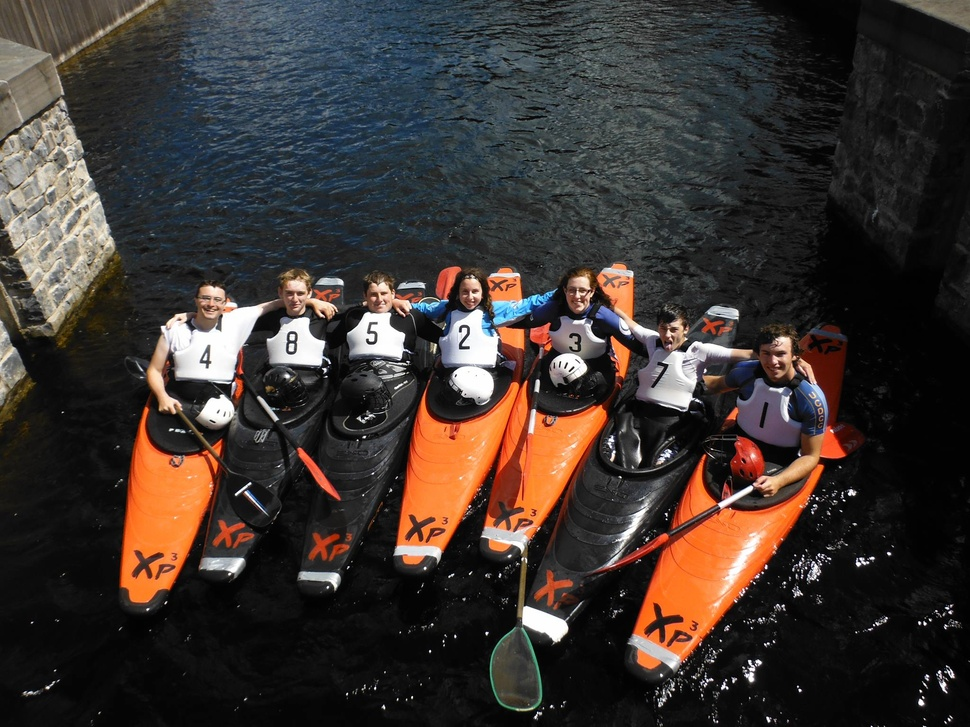
//> input picture test2.jpg, 970 x 727 px, shrunk from 2048 x 1536 before the run
$ ./main test2.jpg   (built with g++ and OpenCV 4)
//> lines starting //> are read from the running program, lines starting //| are printed output that depends on the picture
### mboost.h
#include <iostream>
#include <string>
#include <stdio.h>
#include <stdlib.h>
#include <math.h>
#include <opencv2/core/core.hpp>
#include <opencv2/highgui/highgui.hpp>
#include <opencv2/imgproc/imgproc.hpp>
#include <opencv2/features2d/features2d.hpp>

using namespace std;
using namespace cv;


#ifndef IMAGE_BOOST
#define IMAGE_BOOST

cv::Mat BoostMatrix(cv::Mat image,int order,float sigma);
cv::Mat applyBoostMatrix(cv::Mat image, cv::Mat Mboost);

#endif

### gder.h
/*
*   Creating Gaussian Derivatives for images
*   Evan O'Keeffe
*/

#include <iostream>
#include <string>
#include <stdio.h>
#include <stdlib.h>
#include <math.h>
#include <cfloat>
#include <cmath>
#include <vector>
#include <opencv2/core/core.hpp>
#include <opencv2/highgui/highgui.hpp>
#include <opencv2/imgproc/imgproc.hpp>
#include <opencv2/features2d/features2d.hpp>

#ifndef __GDER_H__
#define __GDER_H__

cv::Mat gder(cv::Mat f, float sigma, int iorder, int jorder);
cv::Mat fill_border(cv::Mat in, int bw);

#endif

### main.h
#include <iostream>
#include <string>
#include <stdio.h>
#include <stdlib.h>
#include <math.h>
#include <opencv2/core/core.hpp>
#include <opencv2/highgui/highgui.hpp>
#include <opencv2/imgproc/imgproc.hpp>
#include <opencv2/features2d/features2d.hpp>

#include "gder.h"

using namespace std;
using namespace cv;

#ifndef IMAGE_BOOST
#define IMAGE_BOOST

cv::Mat BoostMatrix(cv::Mat image,int order,float sigma);
cv::Mat applyBoostMatrix(cv::Mat image, cv::Mat Mboost);

#endif

### mboost.cc
/*
*   Created By Evan O'Keeffe
*/

#include "mboost.h"
#include "gder.h"

cv::Mat BoostMatrix(cv::Mat image,int order,float sigma)
{
    cv::Mat R,G,B,colour_planes[3];
    split(image,colour_planes);  // planes[2] is the red channel

    R = colour_planes[2];
    G = colour_planes[1];
    B = colour_planes[0];

    if(order!=0)
    {
        //apply first gaussian derivative to each channel
        cv::Mat rx,ry,gx,gy,bx,by;
        rx = gder(R,sigma,1,0);
        ry = gder(R,sigma,0,1);
        cv::filter2D(R, R, R.depth() , rx, cv::Point(-1,-1), 0.0, cv::BORDER_DEFAULT);
        cv::filter2D(R, R, R.depth() , ry, cv::Point(-1,-1), 0.0, cv::BORDER_DEFAULT);

        gx = gder(G,sigma,1,0);
        gy = gder(G,sigma,0,1);
        cv::filter2D(G, G, G.depth() , gx, cv::Point(-1,-1), 0.0, cv::BORDER_DEFAULT);
        cv::filter2D(G, G, G.depth() , gy, cv::Point(-1,-1), 0.0, cv::BORDER_DEFAULT);

        bx = gder(B,sigma,1,0);
        by = gder(B,sigma,0,1);
        cv::filter2D(B, B, B.depth() , bx, cv::Point(-1,-1), 0.0, cv::BORDER_DEFAULT);
        cv::filter2D(B, B, B.depth() , by, cv::Point(-1,-1), 0.0, cv::BORDER_DEFAULT);
    }

    cv::Mat M(3,3,CV_64F),W,U,V,S=Mat::zeros(3,3,CV_64F);

    M.at<double>(0,0) = cv::sum(R.mul(R))[0];
    M.at<double>(0,1) = cv::sum(R.mul(G))[0];
    M.at<double>(0,2) = cv::sum(R.mul(B))[0];
    M.at<double>(1,1) = cv::sum(G.mul(G))[0];
    M.at<double>(1,2) = cv::sum(G.mul(B))[0];
    M.at<double>(2,2) = cv::sum(B.mul(B))[0];

    M.at<double>(1,0) = M.at<double>(0,1);
    M.at<double>(2,0) = M.at<double>(0,2);
    M.at<double>(2,1) = M.at<double>(1,2);

    M = M / (image.rows * image.cols);
    //M compared to Matlab results and kinda working
    //error margin exists due to rounding errors in opencv/c++ versus Matlab
    //heavy customization maybe required to reduce error margin

    SVD::compute(M,W,U,V);
    //Put values of W onto Diagonal of S
    double S1 = 1.0/sqrt(W.at<double>(0));
    double S2 = 1.0/sqrt(W.at<double>(1));
    double S3 = 1.0/sqrt(W.at<double>(2));

    //make sure inf doesn't show up in the matrix or
    //just about all elements will become inf
    if(std::isfinite(S1)){S.at<double>(0,0) = S1;}
    if(std::isfinite(S2)){S.at<double>(1,1) = S2;}
    if(std::isfinite(S3)){S.at<double>(2,2) = S3;}

    //mboost = U * (diag(1./diag(sqrt(S)))*V');
    cv::Mat SVt = Mat::ones(3,3,CV_64F);
    cv::Mat result = S*V.t();
    SVt.at<double>(0,0) = result.at<double>(0,0);
    SVt.at<double>(1,1) = result.at<double>(1,1);
    SVt.at<double>(2,2) = result.at<double>(2,2);
    //std::cout<<SVt<<std::endl;
    return U * SVt;
}

cv::Mat applyBoostMatrix(cv::Mat image, cv::Mat Mboost)
{
    cv::Mat R,G,B,colour_planes[3],colour_boost;
    split(image,colour_planes);  // planes[2] is the red channel

    R = colour_planes[2];
    G = colour_planes[1];
    B = colour_planes[0];

    cv::filter2D(R, R, R.depth() , Mboost, cv::Point(-1,-1), 0.0, cv::BORDER_DEFAULT);
    cv::filter2D(G, G, G.depth() , Mboost, cv::Point(-1,-1), 0.0, cv::BORDER_DEFAULT);
    cv::filter2D(B, B, B.depth() , Mboost, cv::Point(-1,-1), 0.0, cv::BORDER_DEFAULT);

    //Put the RGB channels back together
    std::vector<cv::Mat> array_to_merge;
    array_to_merge.push_back(B);
    array_to_merge.push_back(G);
    array_to_merge.push_back(R);
    cv::merge(array_to_merge, colour_boost);

    return colour_boost;
}

### gder.cc
/*
*    Creating Gaussian Derivatives for images
*/

#include "gder.h"

// [43 lines left out: function fill_border, not called in this run]

cv::Mat gder(cv::Mat f, float sigma, int iorder, int jorder)
{
    float break_off_sigma = 3.0;
    float filtersize = floor(break_off_sigma*sigma+0.5);

    //checked the differences, I don't know why it's there ?
    //f = fill_border(f,filtersize);

    int counter=0;
    for(int i=-filtersize;i<=filtersize;i++){counter++;}

    cv::Mat x(1,counter,CV_32F),Gauss(1,counter,CV_32F);
    //verified working against results from Matlab
    for(int i=-filtersize,counter=0;i<=filtersize;i++,counter++)
    {
        x.at<float>(counter) = i;
    }
    //verfied working against results from Matlab
    for(int i=0;i<x.total();i++)
    {
        Gauss.at<float>(i) = (1/(sqrt(2*M_PI)*sigma)*
            exp((x.at<float>(i)*x.at<float>(i))/(-2*sigma*sigma)));
    }

    cv::Mat Gx,Gy,H;
    switch(iorder)
    {
        case 0:
        {
            Gx = Gauss/cv::sum(Gauss)[0];
            break;
        }
        case 1:
        {
            Gx = -( x / (sigma*sigma) ).mul(Gauss);
            Gx = Gx / (cv::sum(x.mul(Gx)))[0];
            break;
        }
        case 2:
        {
            Gx = (( x.mul(x)/pow(sigma,4) ) - (1/pow(sigma,2) )).mul(Gauss);
            Gx = Gx-cv::sum(Gx)[0]/x.cols;

            cv::Mat x2 = x.mul(x);
            cv::multiply(x2,Gx,Gx,1,-1);
            double sum=0.0;
            for(int i=0;i<Gx.total();i++){sum+=Gx.at<float>(i);}
            Gx = Gx/sum;
            break;
        }
    }
    cv::filter2D(f,H,f.depth(),Gx,cv::Point(-1,-1),0.0,cv::BORDER_DEFAULT);

    switch(jorder)
    {
        case 0:
        {
            Gy = Gauss/cv::sum(Gauss)[0];
            break;
        }
        case 1:
        {
            Gy = -(x/(sigma*sigma)).mul(Gauss);
            Gy = Gy / cv::sum(x.mul(Gy))[0];
            break;
        }
        case 2:
        {
            Gy = ((x.mul(x) / pow(sigma,4)) - (1/pow(sigma,2)) ).mul(Gauss);
            Gy = Gy-cv::sum(Gy)[0]/x.cols;

            cv::Mat x2 = x.mul(x);
            cv::multiply(x2,Gy,Gy,1,-1);
            float sum=0.0;
            for(int i=0;i<Gy.total();i++){sum+=Gy.at<float>(i);}
            Gy = Gy/sum;
            break;
        }
    }
    cv::filter2D(f,H,f.depth(),Gy.t(),cv::Point(-1,-1),0.0,cv::BORDER_DEFAULT);

    return H;
}

### main.cc
/**
* Implemented by Evan O'Keeffe
*
*/

#include "main.h"

int main(int argc, char** argv)
{
    cv::Mat img = imread(std::string(argv[1]));
//> img is the input picture: 727 rows x 970 cols, CV_8UC3; mean B, G, R 48.1, 52.3, 60.7
    img.convertTo(img, CV_64FC3);
//> img: 727 rows x 970 cols, CV_64FC3

    std::cout << "Read Image and converted to double" << std::endl;

    cv::Mat mboost = BoostMatrix(img,1,0.5);
//> in BoostMatrix, `split(image,colour_planes);`:
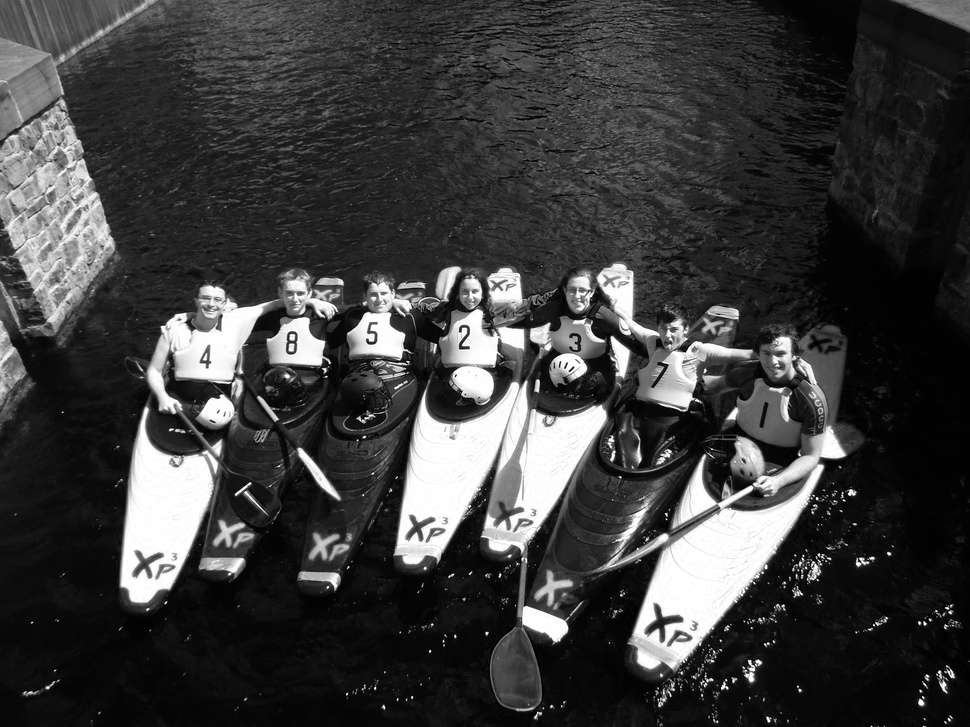
//> colour_planes[2]: 727 rows x 970 cols, CV_64FC1; min 0, max 255, mean 60.7
//> call 2 of gder, with sigma = 0.5, iorder = 0, jorder = 1
//> in gder (call 2), `cv::filter2D(f,H,f.depth(),Gy.t(),cv::Point(-1,-1),0.0,cv::BORDER_DEFA..`:
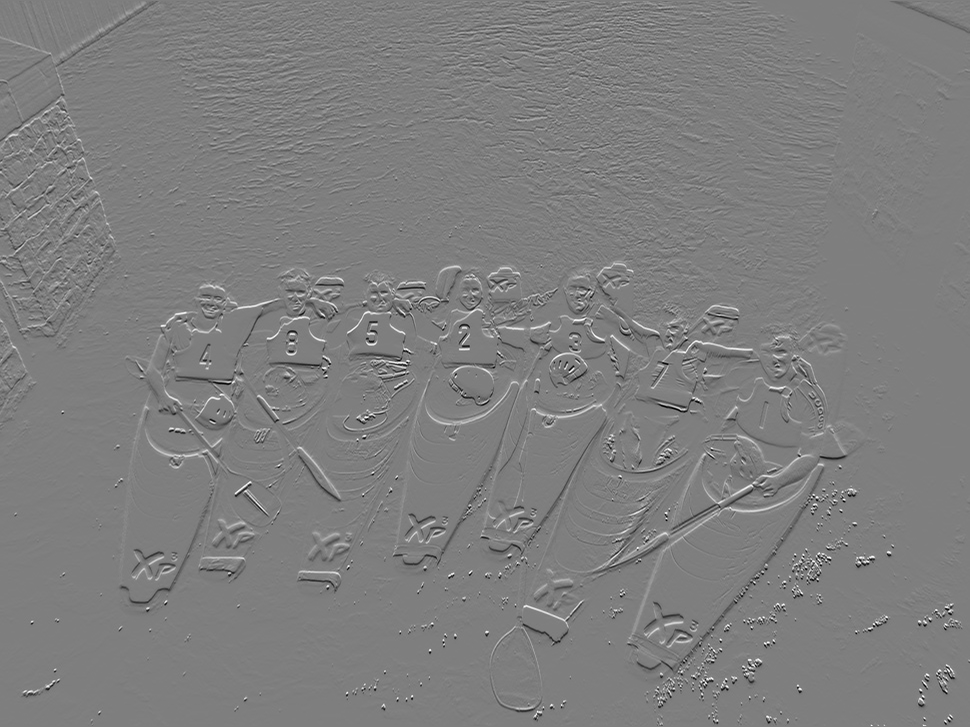
//> H: 727 rows x 970 cols, CV_64FC1; min -125.7, max 126.8, mean -0.1; drawn with min black and max white
//> in BoostMatrix, `cv::filter2D(R, R, R.depth() , ry, cv::Point(-1,-1), 0.0, cv::BORDER_D..`:
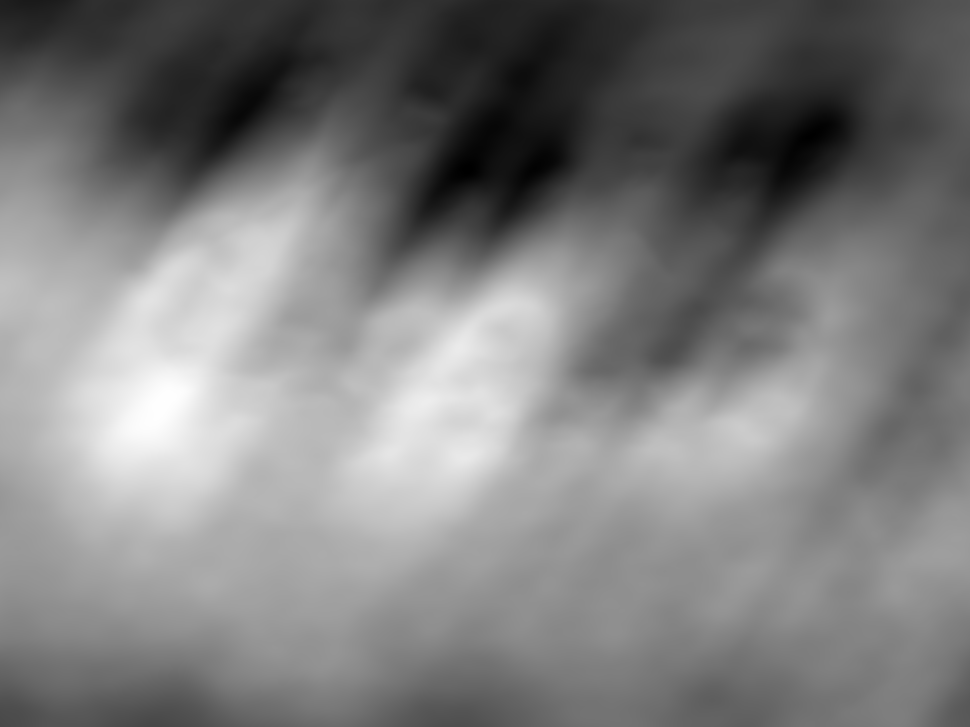
//> R: 727 rows x 970 cols, CV_64FC1; min -1.96e+14, max -4.27e+13, mean -1.2e+14; drawn with min black and max white
//> in BoostMatrix, `cv::filter2D(G, G, G.depth() , gy, cv::Point(-1,-1), 0.0, cv::BORDER_D..`:
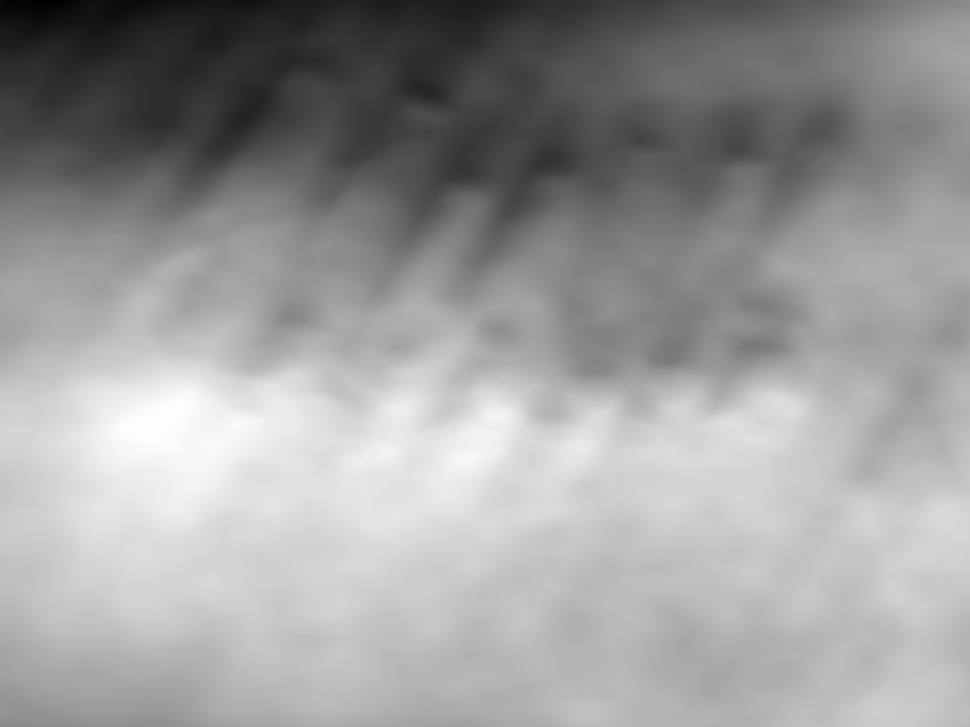
//> G: 727 rows x 970 cols, CV_64FC1; min -1.42e+14, max -6.99e+13, mean -9.79e+13; drawn with min black and max white
//> in BoostMatrix, `cv::filter2D(B, B, B.depth() , by, cv::Point(-1,-1), 0.0, cv::BORDER_D..`:
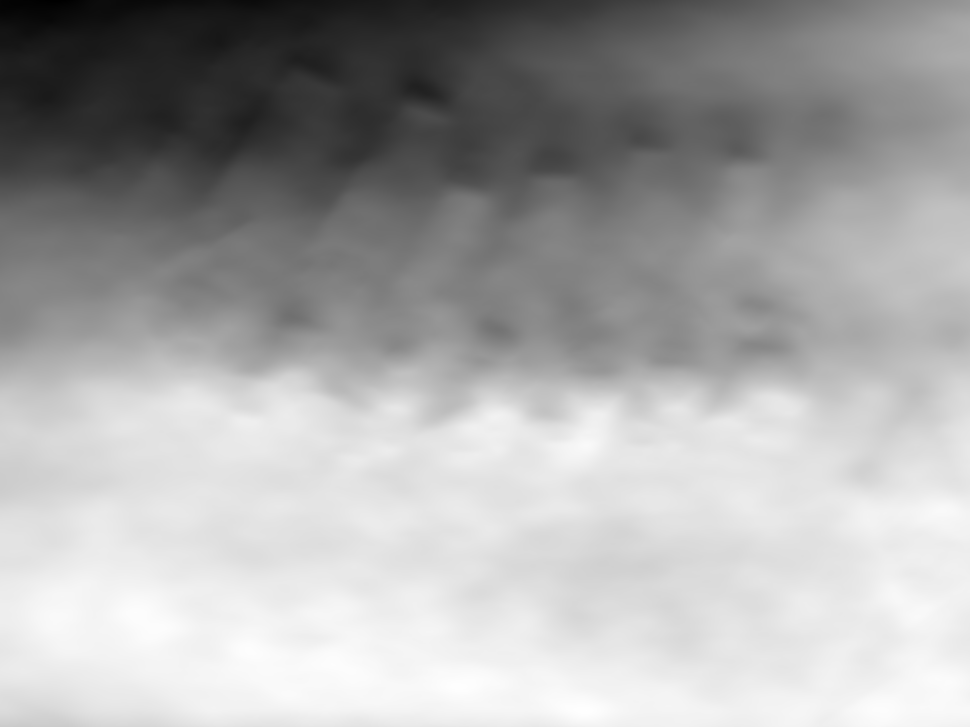
//> B: 727 rows x 970 cols, CV_64FC1; min -1.34e+14, max -6.62e+13, mean -8.91e+13; drawn with min black and max white
//> in BoostMatrix, `M.at<double>(0,0) = cv::sum(R.mul(R))[0];`: M = [[1.1e+34, 0, 0], [0, 0, 0], [0, 0, 0]]
//> in BoostMatrix, `M.at<double>(0,1) = cv::sum(R.mul(G))[0];`: M = [[1.1e+34, 8.62e+33, 0], [0, 0, 0], [0, 0, 0]]
//> in BoostMatrix, `M.at<double>(0,2) = cv::sum(R.mul(B))[0];`: M = [[1.1e+34, 8.62e+33, 7.82e+33], [0, 0, 0], [0, 0, 0]]
//> in BoostMatrix, `M.at<double>(1,1) = cv::sum(G.mul(G))[0];`: M = [[1.1e+34, 8.62e+33, 7.82e+33], [0, 6.94e+33, 0], [0, 0, 0]]
//> in BoostMatrix, `M.at<double>(1,2) = cv::sum(G.mul(B))[0];`: M = [[1.1e+34, 8.62e+33, 7.82e+33], [0, 6.94e+33, 6.35e+33], [0, 0, 0]]
//> in BoostMatrix, `M.at<double>(2,2) = cv::sum(B.mul(B))[0];`: M = [[1.1e+34, 8.62e+33, 7.82e+33], [0, 6.94e+33, 6.35e+33], [0, 0, 5.84e+33]]
//> in BoostMatrix, `M.at<double>(1,0) = M.at<double>(0,1);`: M = [[1.1e+34, 8.62e+33, 7.82e+33], [8.62e+33, 6.94e+33, 6.35e+33], [0, 0, 5.84e+33]]
//> in BoostMatrix, `M.at<double>(2,0) = M.at<double>(0,2);`: M = [[1.1e+34, 8.62e+33, 7.82e+33], [8.62e+33, 6.94e+33, 6.35e+33], [7.82e+33, 0, 5.84e+33]]
//> in BoostMatrix, `M.at<double>(2,1) = M.at<double>(1,2);`: M = [[1.1e+34, 8.62e+33, 7.82e+33], [8.62e+33, 6.94e+33, 6.35e+33], [7.82e+33, 6.35e+33, 5.84e+33]]
//> in BoostMatrix, `M = M / (image.rows * image.cols);`: M = [[1.56e+28, 1.22e+28, 1.11e+28], [1.22e+28, 9.85e+27, 9e+27], [1.11e+28, 9e+27, 8.28e+27]]
//> in BoostMatrix, `SVD::compute(M,W,U,V);`: W = [3.34e+28, 3.08e+26, 1.37e+25]; U = [[0.68, -0.715, 0.162], [0.542, 0.341, -0.768], [0.494, 0.61, 0.619]]; V = [[0.68, 0.542, 0.494], [-0.715, 0.341, 0.61], [0.162, -0.768, 0.619]]
//> in BoostMatrix, `double S1 = 1.0/sqrt(W.at<double>(0));`: S1 = 5.47e-15
//> in BoostMatrix, `double S2 = 1.0/sqrt(W.at<double>(1));`: S2 = 5.7e-14
//> in BoostMatrix, `double S3 = 1.0/sqrt(W.at<double>(2));`: S3 = 2.7e-13
//> in BoostMatrix, `S.at < double >(0, 0)= S1`: S = [[5.47e-15, 0, 0], [0, 0, 0], [0, 0, 0]]
//> in BoostMatrix, `S.at < double >(1, 1)= S2`: S = [[5.47e-15, 0, 0], [0, 5.7e-14, 0], [0, 0, 0]]
//> in BoostMatrix, `S.at < double >(2, 2)= S3`: S = [[5.47e-15, 0, 0], [0, 5.7e-14, 0], [0, 0, 2.7e-13]]
//> in BoostMatrix, `cv::Mat result = S*V.t();`: result = [[3.72e-15, -3.91e-15, 8.88e-16], [3.09e-14, 1.94e-14, -4.38e-14], [1.34e-13, 1.65e-13, 1.67e-13]]
//> in BoostMatrix, `SVt.at<double>(0,0) = result.at<double>(0,0);`: SVt = [[3.72e-15, 1, 1], [1, 1, 1], [1, 1, 1]]
//> in BoostMatrix, `SVt.at<double>(1,1) = result.at<double>(1,1);`: SVt = [[3.72e-15, 1, 1], [1, 1.94e-14, 1], [1, 1, 1]]
//> in BoostMatrix, `SVt.at<double>(2,2) = result.at<double>(2,2);`: SVt = [[3.72e-15, 1, 1], [1, 1.94e-14, 1], [1, 1, 1.67e-13]]
//> mboost = [[-0.553, 0.842, -0.0353], [-0.428, -0.227, 0.882], [1.23, 1.11, 1.1]]

    std::cout << mboost << std::endl;
//| [-0.5528130299181953, 0.8421968550152592, -0.03527859034707953;
//|  -0.4278482740745059, -0.2266939757144761, 0.882342891897641;
//|  1.229367157656382, 1.113244941051686, 1.104638602521581]

    //std::cout << "Applying Boost Matrix" << std::endl;

    cv::Mat boosted_image = applyBoostMatrix(img,mboost);
//> in applyBoostMatrix, `cv::merge(array_to_merge, colour_boost);`:
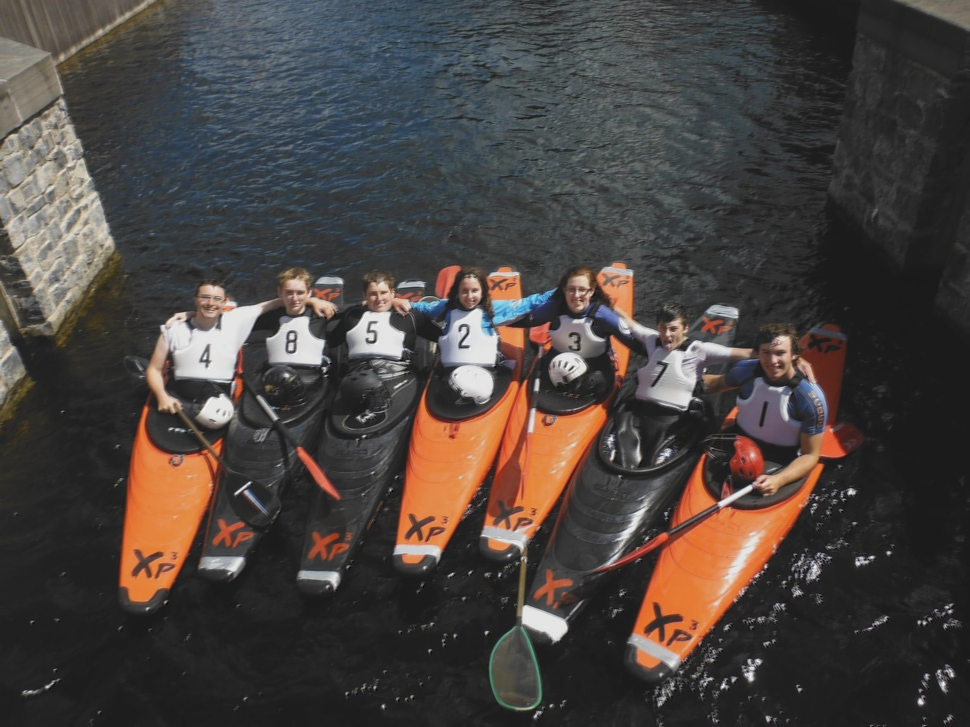
//> colour_boost: 727 rows x 970 cols, CV_64FC3; mean B, G, R 188.8, 205.3, 238; drawn with min black and max white

    cv::imwrite("boosted_image.jpg",boosted_image);

    return 0;
}
